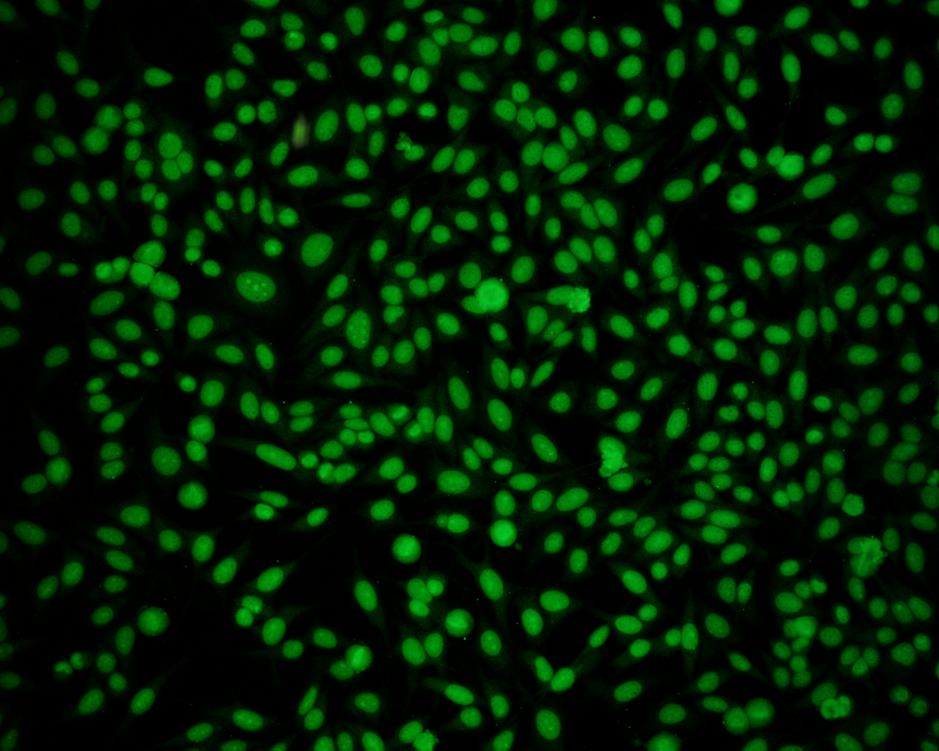
#> input picture 10905 JL.bmp, 939 x 751 px, shrunk from 1280 x 1024 before the run
$ python observe_dataset.py
#> lines starting #> are read from the running program, lines starting #| are printed output that depends on the picture
"""
observe_dataset.py - Initial dataset observation (run this first)

Loads all 3 HEp-2 cell images and their ground truth edge maps,
prints key properties, and saves a side-by-side display figure.
Observations here directly inform preprocessing choices in Tasks 1-3.
"""

import cv2
import numpy as np
import matplotlib.pyplot as plt
import os

# ---------------------------------------------------------------
# File paths (relative to this script's working directory)
# ---------------------------------------------------------------
IMAGE_PAIRS = [
    ("10905 JL.bmp",   "10905 JL Edges.bmp"),
    ("43590 AM.bmp",   "43590 AM Edges.bmp"),
    ("9343 AM.bmp",    "9343 AM Edges.bmp"),
]
HOUGH_IMAGE = "UoBDImage.jpg"
OUTPUT_DIR  = "output"
os.makedirs(OUTPUT_DIR, exist_ok=True)


def analyse_image(path, label):
    """Load image and print key properties."""
#> called with path = '10905 JL.bmp', label = 'Original'
    img = cv2.imread(path, cv2.IMREAD_UNCHANGED)
#> img is the input picture: shape (751, 939, 3); mean B, G, R 1.4, 31.1, 0.5
    if img is None:
        print(f"  ERROR: Could not load {path}")
        return None

    h, w = img.shape[:2]
    channels = 1 if len(img.shape) == 2 else img.shape[2]
    dtype    = img.dtype
    pmin     = int(img.min())
#> pmin = 0
    pmax     = int(img.max())
#> pmax = 201

    print(f"\n  [{label}]  {path}")
    print(f"    Dimensions  : {w} x {h} pixels")
#|     Dimensions  : 939 x 751 pixels
    print(f"    Channels    : {channels}")
#|     Channels    : 3
    print(f"    Data type   : {dtype}")
#|     Data type   : uint8
    print(f"    Pixel range : {pmin} - {pmax}")
#|     Pixel range : 0 - 201

    # Check if a 3-channel image is effectively grayscale
    if channels == 3:
        max_ch_diff = max(
            int(np.max(np.abs(img[:, :, 0].astype(np.int32)
                              - img[:, :, 1].astype(np.int32)))),
            int(np.max(np.abs(img[:, :, 1].astype(np.int32)
                              - img[:, :, 2].astype(np.int32)))),
        )
#> max_ch_diff = 195
        is_gray = max_ch_diff == 0
#> is_gray = False
        print(f"    Effectively grayscale: {is_gray}  "
              f"(max inter-channel diff = {max_ch_diff})")
#|     Effectively grayscale: False  (max inter-channel diff = 195)
    else:
        print(f"    Effectively grayscale: True  (single-channel)")

    # Noise estimate: standard deviation of a flat region can indicate noise,
    # but a simple global std gives a rough sense of contrast/noise level.
    gray = cv2.cvtColor(img, cv2.COLOR_BGR2GRAY) if channels == 3 else img
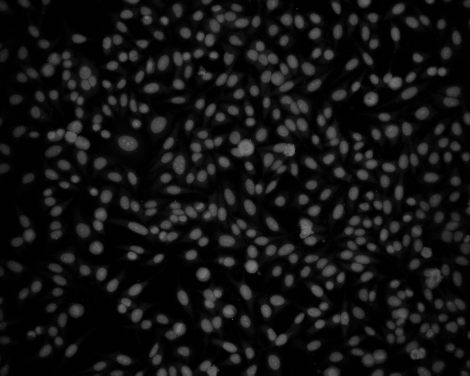
#> gray: shape (751, 939) (shown at 1/2 size); min 0, max 125, mean 18.6
    print(f"    Mean intensity  : {gray.mean():.1f}")
#|     Mean intensity  : 18.6
    print(f"    Std deviation   : {gray.std():.1f}")
#|     Std deviation   : 25.0

    # Edge density in ground truth gives context for how much of the image
    # consists of actual edges.
    return img


def main():
    print("=" * 60)
    print("DATASET OBSERVATION")
    print("=" * 60)

    fig_images  = []
    fig_titles  = []

    for i, (img_file, gt_file) in enumerate(IMAGE_PAIRS):
        print(f"\nImage set {i + 1}:")
        img = analyse_image(img_file, "Original")
        gt  = analyse_image(gt_file,  "Ground Truth Edges")
#> call 2 of analyse_image, with path = '10905 JL Edges.bmp', label = 'Ground Truth Edges'
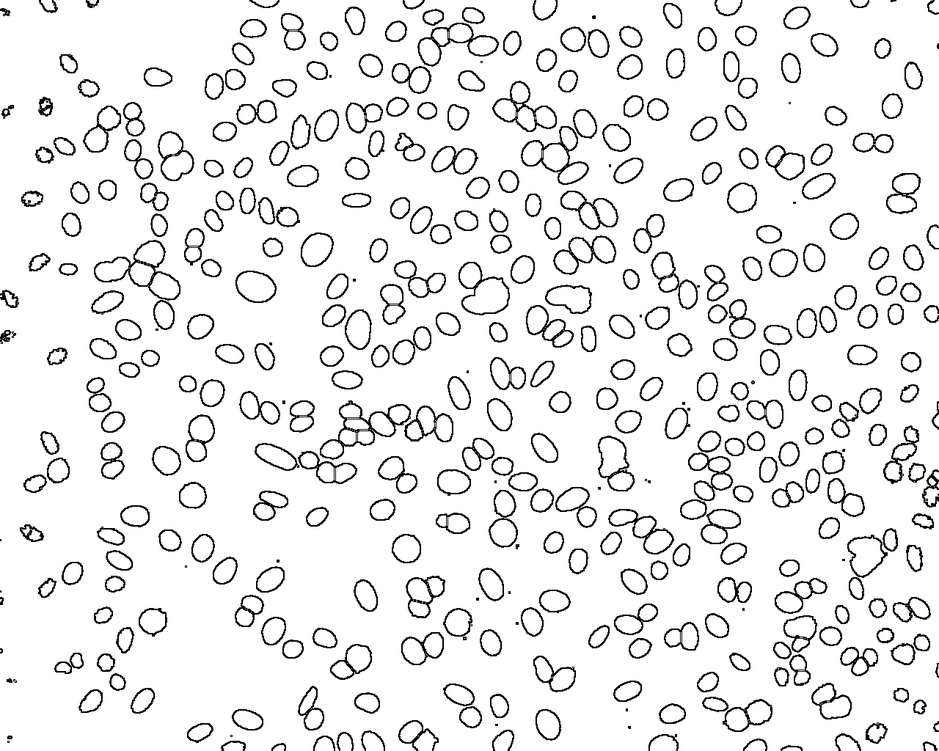
#> input picture 10905 JL Edges.bmp, 939 x 751 px, shrunk from 1280 x 1024 before the run
#> in analyse_image, img is the input picture: shape (751, 939, 3); min 0, max 255, mean 234.7
#> in analyse_image (call 2), `pmax     = int(img.max())`: pmax = 255
#|     Dimensions  : 939 x 751 pixels
#|     Channels    : 3
#|     Data type   : uint8
#|     Pixel range : 0 - 255
#> in analyse_image (call 2), `max_ch_diff = max( int(np.max(np.abs(img[:, :, 0].astype(np.int32) - i..`: max_ch_diff = 0
#> in analyse_image (call 2), `is_gray = max_ch_diff == 0`: is_gray = True
#|     Effectively grayscale: True  (max inter-channel diff = 0)
#|     Mean intensity  : 234.7
#|     Std deviation   : 61.5

        if img is not None and gt is not None:
            # Convert to grayscale for display consistency
            img_gray = (cv2.cvtColor(img, cv2.COLOR_BGR2GRAY)
                        if len(img.shape) == 3 else img)
            gt_gray  = (cv2.cvtColor(gt, cv2.COLOR_BGR2GRAY)
                        if len(gt.shape) == 3 else gt)

            # Edge density: fraction of pixels that are edges in ground truth
            gt_bin = (gt_gray > 127).astype(np.uint8)
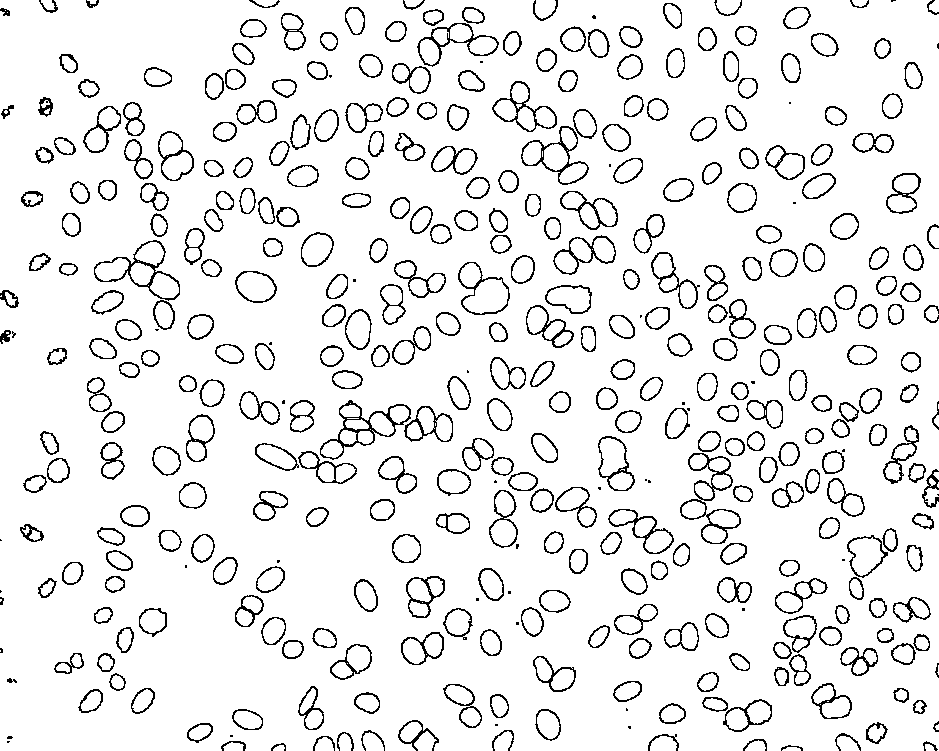
#> gt_bin: shape (751, 939); values 0 (black) and 1 (white), 92.1% white; black in thin lines or dots
            edge_density = gt_bin.mean() * 100
#> edge_density = 92.14
            print(f"    GT edge density : {edge_density:.2f}% of pixels")
#|     GT edge density : 92.14% of pixels

            fig_images.extend([img_gray, gt_gray])
            label = img_file.replace(".bmp", "")
            fig_titles.extend([f"Original: {label}",
                                f"GT Edges: {label}"])
#> pass 2 of the loop in main, `for i, (img_file, gt_file) in enumerate(IMAGE_PAIRS):`:
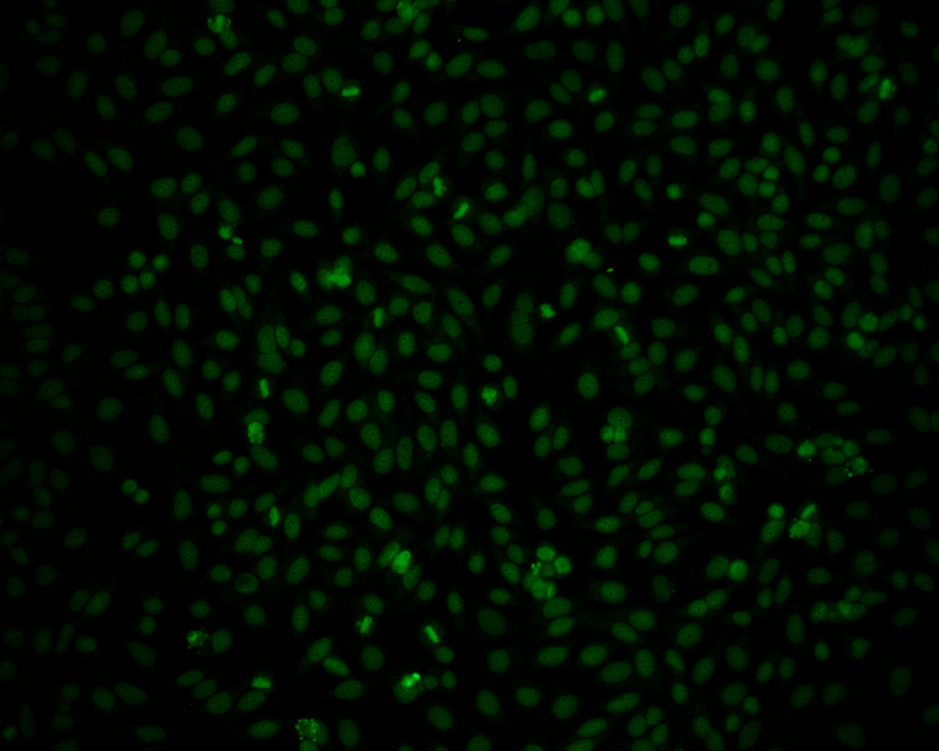
#> input picture 43590 AM.bmp, 939 x 751 px, shrunk from 1280 x 1024 before the run
#> in analyse_image, img is the input picture: shape (751, 939, 3); mean B, G, R 0.3, 11.8, 0.4
#> pmax = 230
#|     Dimensions  : 939 x 751 pixels
#|     Channels    : 3
#|     Data type   : uint8
#|     Pixel range : 0 - 230
#> max_ch_diff = 217
#> is_gray = False
#|     Effectively grayscale: False  (max inter-channel diff = 217)
#|     Mean intensity  : 7.1
#|     Std deviation   : 10.2
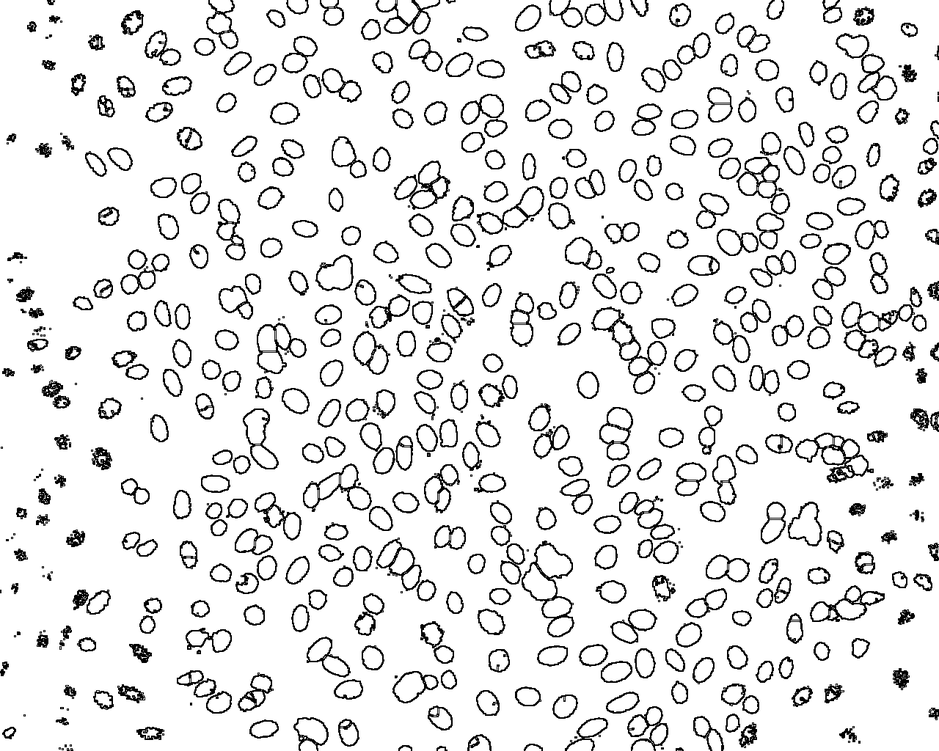
#> input picture 43590 AM Edges.bmp, 939 x 751 px, shrunk from 1280 x 1024 before the run
#> in analyse_image, img is the input picture: shape (751, 939, 3); min 0, max 255, mean 229.8
#> pmax = 255
#|     Dimensions  : 939 x 751 pixels
#|     Channels    : 3
#|     Data type   : uint8
#|     Pixel range : 0 - 255
#> max_ch_diff = 0
#> is_gray = True
#|     Effectively grayscale: True  (max inter-channel diff = 0)
#|     Mean intensity  : 229.8
#|     Std deviation   : 67.9
#> in main, `gt_bin = (gt_gray > 127).astype(np.uint8)`:
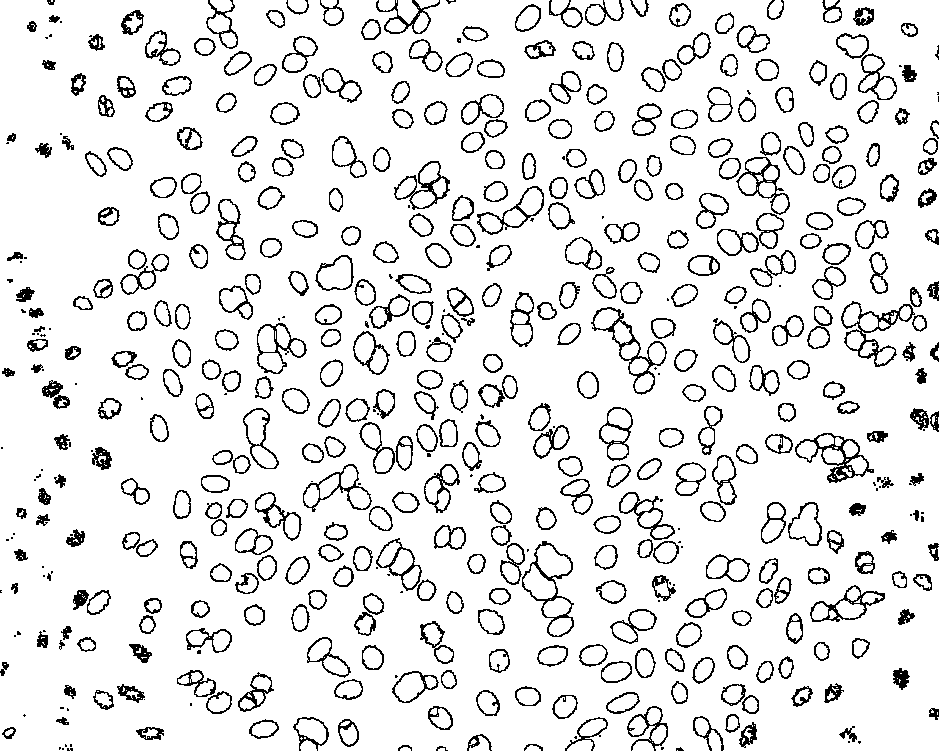
#> gt_bin: shape (751, 939); values 0 (black) and 1 (white), 90.2% white; black in thin lines or dots
#> edge_density = 90.15
#|     GT edge density : 90.15% of pixels
#> pass 3 of the loop in main, `for i, (img_file, gt_file) in enumerate(IMAGE_PAIRS):`:
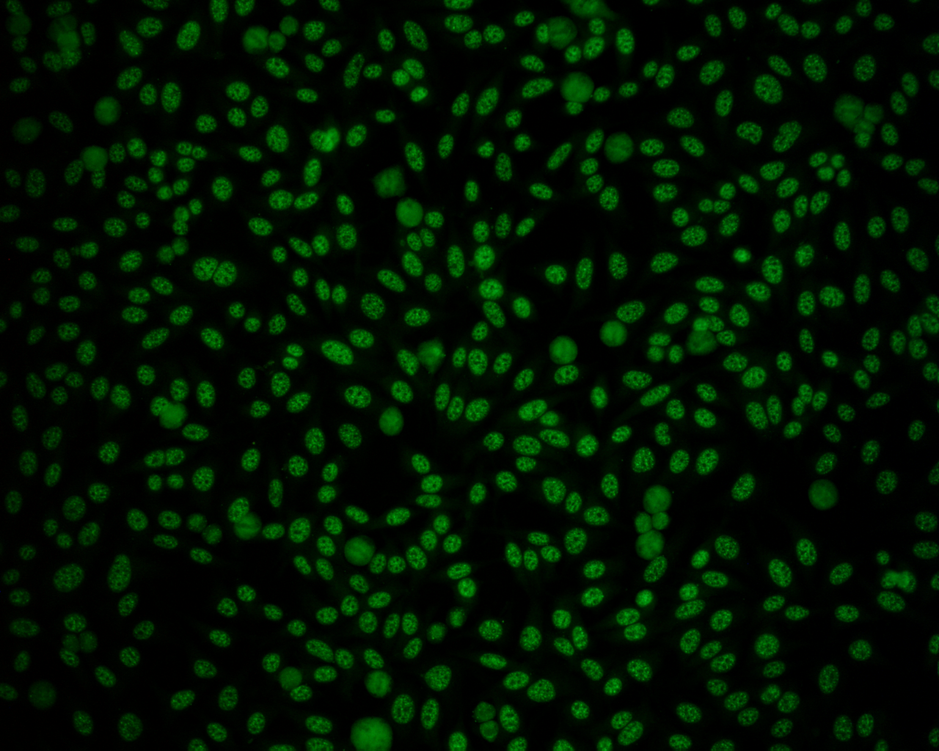
#> input picture 9343 AM.bmp, 939 x 751 px, shrunk from 1280 x 1024 before the run
#> in analyse_image, img is the input picture: shape (751, 939, 3); mean B, G, R 0.6, 20.2, 0.5
#> pmax = 186
#|     Dimensions  : 939 x 751 pixels
#|     Channels    : 3
#|     Data type   : uint8
#|     Pixel range : 0 - 186
#> max_ch_diff = 177
#> is_gray = False
#|     Effectively grayscale: False  (max inter-channel diff = 177)
#|     Mean intensity  : 12.1
#|     Std deviation   : 17.4
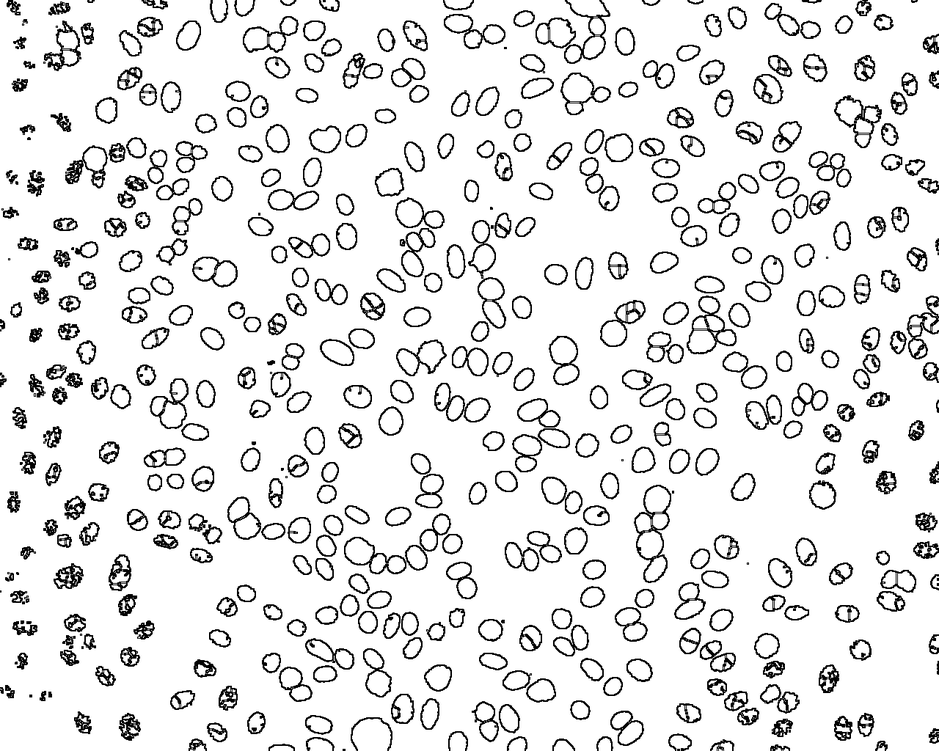
#> input picture 9343 AM Edges.bmp, 939 x 751 px, shrunk from 1280 x 1024 before the run
#> in analyse_image, img is the input picture: shape (751, 939, 3); min 0, max 255, mean 229.1
#> pmax = 255
#|     Dimensions  : 939 x 751 pixels
#|     Channels    : 3
#|     Data type   : uint8
#|     Pixel range : 0 - 255
#> max_ch_diff = 0
#> is_gray = True
#|     Effectively grayscale: True  (max inter-channel diff = 0)
#|     Mean intensity  : 229.1
#|     Std deviation   : 68.8
#> in main, `gt_bin = (gt_gray > 127).astype(np.uint8)`:
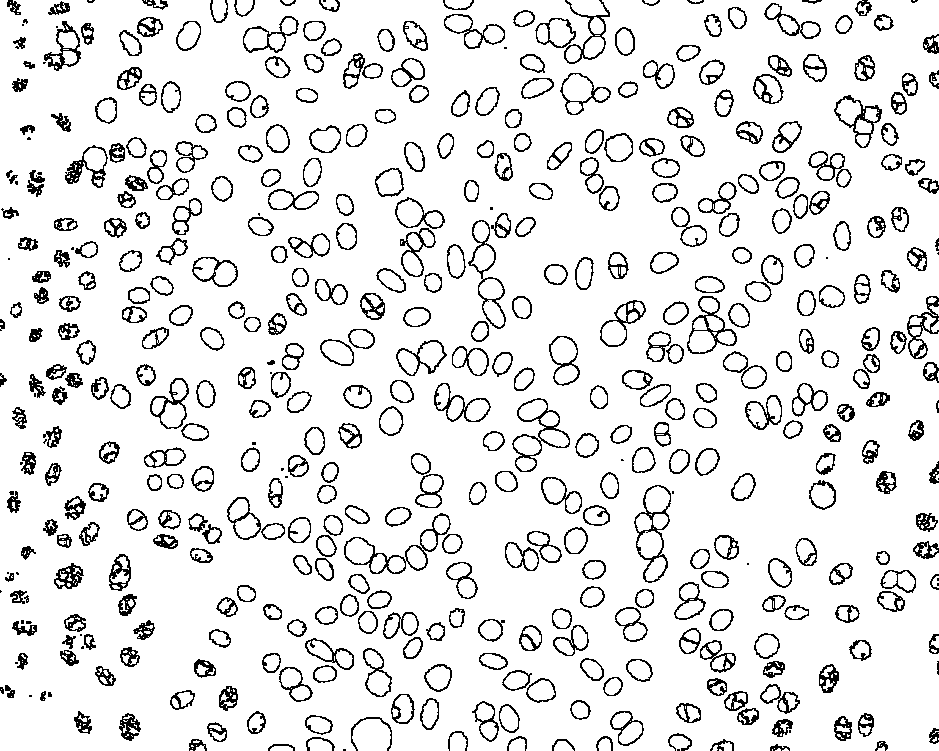
#> gt_bin: shape (751, 939); values 0 (black) and 1 (white), 89.9% white; black in thin lines or dots
#> edge_density = 89.87
#|     GT edge density : 89.87% of pixels

    # Also inspect the Hough image
    print(f"\nHough Transform image:")
    hough_img = analyse_image(HOUGH_IMAGE, "UoBDImage")

    # ---------------------------------------------------------------
    # Save side-by-side observation figure (3 rows x 2 cols)
    # ---------------------------------------------------------------
    if len(fig_images) == 6:
        fig, axes = plt.subplots(3, 2, figsize=(8, 11))
        for idx, (im, title) in enumerate(zip(fig_images, fig_titles)):
            r, c = divmod(idx, 2)
            axes[r, c].imshow(im, cmap="gray", vmin=0, vmax=255)
            axes[r, c].set_title(title, fontsize=9)
            axes[r, c].axis("off")
#> this loop made 6 passes
#> (title, r, c) on passes 1 to 6: ('Original: 10905 JL', 0, 0), ('GT Edges: 10905 JL', 0, 1), ('Original: 43590 AM', 1, 0), ('GT Edges: 43590 AM', 1, 1), ('Original: 9343 AM', 2, 0), ('GT Edges: 9343 AM', 2, 1)
        plt.suptitle("Dataset Observation - HEp-2 Cell Images and Ground Truth",
                     fontsize=11, y=1.01)
        plt.tight_layout()
        out_path = os.path.join(OUTPUT_DIR, "obs_hep2_pairs.png")
        plt.savefig(out_path, dpi=150, bbox_inches="tight")
        plt.close()
        print(f"\n  Figure saved: {out_path}")

    # Hough image display
    if hough_img is not None:
        hough_gray = (cv2.cvtColor(hough_img, cv2.COLOR_BGR2GRAY)
                      if len(hough_img.shape) == 3 else hough_img)
        fig, ax = plt.subplots(1, 1, figsize=(6, 4))
        ax.imshow(cv2.cvtColor(hough_img, cv2.COLOR_BGR2RGB)
                  if len(hough_img.shape) == 3 else hough_img,
                  cmap="gray" if len(hough_img.shape) == 2 else None)
        ax.set_title("UoBDImage - Hough Transform Input", fontsize=9)
        ax.axis("off")
        plt.tight_layout()
        out_path = os.path.join(OUTPUT_DIR, "obs_hough_image.png")
        plt.savefig(out_path, dpi=150, bbox_inches="tight")
        plt.close()
        print(f"  Figure saved: {out_path}")

    # ---------------------------------------------------------------
    # Summary of observations informing preprocessing decisions
    # ---------------------------------------------------------------
    print("\n" + "=" * 60)
    print("OBSERVATIONS SUMMARY (informs preprocessing in Tasks 1-3)")
    print("=" * 60)
    print("""
  1. Image type: HEp-2 cell images stored as BMP.
     - Check above output: if channels = 3 but effectively grayscale,
       cv2.cvtColor(img, cv2.COLOR_BGR2GRAY) is safe to use.
     - If already single-channel, load directly as grayscale.

  2. Noise level: examine std deviation and visual appearance.
     - If std is moderate and cells are relatively smooth, light
       Gaussian smoothing (sigma=1.0) may be applied to suppress
       sensor noise before gradient computation.
     - Instructor note: only preprocess if genuinely needed.

  3. Ground truth format: check min/max values.
     - If GT pixels are 0 and 255, standard binary thresholding applies.
     - If inverted (edges = 0, background = 255), invert before metrics.

  4. Edge density from ground truth guides expected recall range.

  5. UoBDImage: colour JPEG of a building - rich in straight lines,
     suitable for Hough Transform line detection.
""")


if __name__ == "__main__":
    main()
